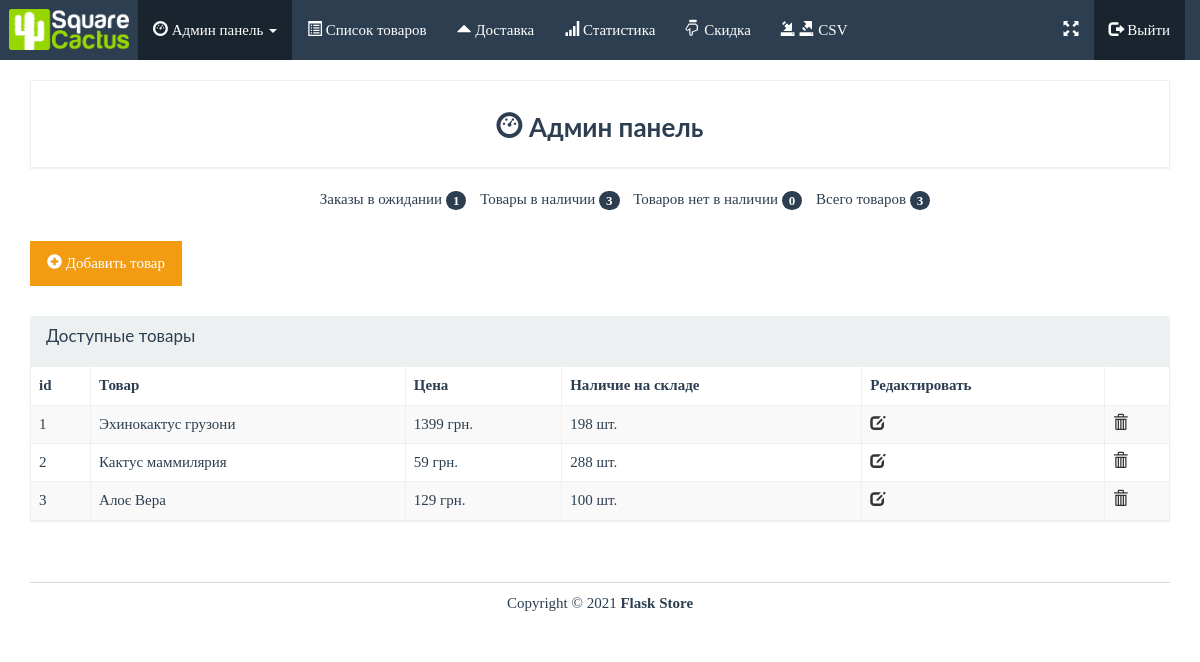
The app's page /admin/list-products (signed in), older data.
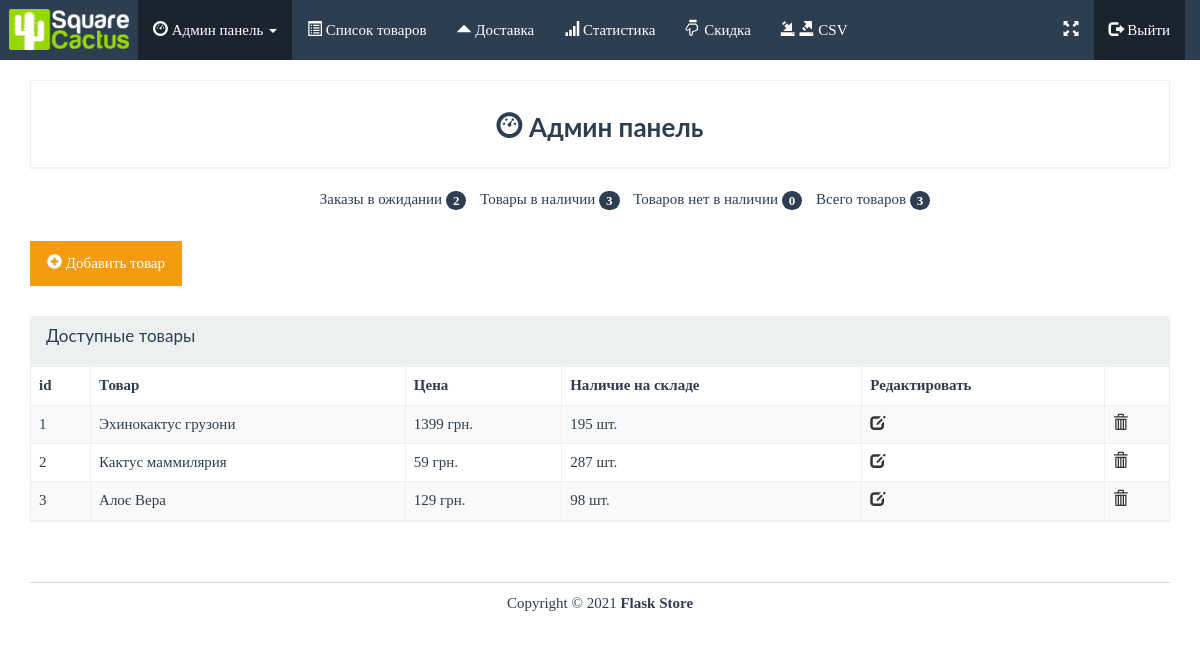
The same page, newer data.
### app.py (models this page shows)
class Product(db.Model):
    id = db.Column(db.Integer, primary_key=True)
    name = db.Column(db.String(50))
    price = db.Column(db.Integer)
    stock = db.Column(db.Integer)
    description = db.Column(db.String(500))
    image = db.Column(db.String(100), nullable=True)
    image2 = db.Column(db.String(100), nullable=True)
    image3 = db.Column(db.String(100), nullable=True)
    image4 = db.Column(db.String(100), nullable=True)
    order = db.relationship('Order_Item', backref='product', lazy=True)
    title = db.Column(db.String(50), nullable=True)
    keyw = db.Column(db.String(150), nullable=True)
    desc = db.Column(db.String(200), nullable=True)

### app.py (the view)
@app.route('/admin/list-products')
@login_required
def list_products():
    products = Product.query.all()
    products_in_stock = Product.query.filter(Product.stock > 0).count()
    orders = Order.query.all()
    count_cart = check_count()
    return render_template('admin/list_products.html', admin=True, count_cart=count_cart, products=products, products_in_stock=products_in_stock, orders=orders)

### app.py (called while the page is built)
def check_count():
    count_cart = 0
    if 'cart' in session:
        for item in session['cart']:
            quantity = int(item['quantity'])
            count_cart += quantity
    else:
        count_cart = 0
    return count_cart

### templates/admin/list_products.html (shortened to what this page needs)
{% extends "base.html" %}
{% block body %}
<div class="row pad">
	<div class="col-lg-12">
		<div class="panel panel-default">
			<div class="panel-body text-center">
				<h3 class="bold"><i class="glyphicon glyphicon-dashboard"></i> Админ панель</h3>
			</div>
		</div>
	</div>
	<div class="col-lg-12">
		<ul class="summary">
			<li class="">Заказы в ожидании <span class="badge">{{ orders|length }}</span></li>
			<li class="">Товары в наличии <span class="badge">{{ products_in_stock }}</span></li>
			<li class="">Товаров нет в наличии <span class="badge">{{ products|length - products_in_stock }}</span></li>
			<li class="">Всего товаров <span class="badge">{{ products|length }}</span></li>
		</ul>
	</div>
</div>
<div class="row pad">
	<div class="col-lg-12 pad">
     <a href="{{ url_for('add') }}" class="btn btn-warning" style="margin-bottom: 30px;"><i class="glyphicon glyphicon-plus-sign"></i> Добавить товар</a>
		<div class="panel panel-default">
			<div class="panel-heading">
				<h3 class="panel-title">Доступные товары</h3>
			</div>
			<div class="table-responsive">
				<table class="table table-striped table-bordered">
					<thead>
						<tr>
                            <th>id</th><th>Товар</th><th>Цена</th><th>Наличие на складе</th><th>Редактировать</th><th></th>
						</tr>
					</thead>
					<tbody>
						{% for product in products %}
                        <tr>
							<td>{{ product.id }}</td>
							<td>{{ product.name }}</td>
							<td>{{ product.price}} грн.</td>
							<td>{{ product.stock}} шт.</td>
                            <td><a href="{{ url_for('edit_product', id=product.id) }}"><i class="glyphicon glyphicon-edit "></i></a></td>
                            <td><a href="{{ url_for('remove_product', id=product.id) }}"><i class="glyphicon glyphicon-trash "></i></a></td>
						</tr>
                        {% endfor %}
					</tbody>
				</table>
			</div>
		</div>
	</div>
</div>
{% endblock %}

### templates/base.html (shortened to what this page needs)
<!DOCTYPE html>
<html lang="en">
    <head>
        <link rel="stylesheet" href="{{ url_for('static', filename='bs/css/flatly.min.css') }}" />
        <link rel="stylesheet" href="{{ url_for('static', filename='css/styles.css') }}" />
        <link rel="stylesheet" href="https://cdn.datatables.net/1.10.25/css/jquery.dataTables.min.css">
        <link rel="stylesheet" href="https://cdn.datatables.net/buttons/1.7.1/css/buttons.dataTables.min.css">
        <link rel="stylesheet" href="https://cdnjs.cloudflare.com/ajax/libs/font-awesome/4.7.0/css/font-awesome.min.css">
        <link rel="stylesheet" href="https://cdnjs.cloudflare.com/ajax/libs/fancybox/3.5.7/jquery.fancybox.css">
    </head>
    <body>
        {% if admin %}
        <nav class="navbar navbar-default navbar-fixed-top" role="navigation">
            <div class="container-fluid">
                <div class="navbar-header">
                    <a class="navbar-brand" href="{{url_for('index')}}"><img src="{{ url_for('static', filename='imgs/logo.png') }}" alt="logo" width="120"></a>
                </div>
                <div class="collapse navbar-collapse navbar-ex1-collapse">
                    <ul class="nav navbar-nav">
                        <li class="active dropdown">
                            <a href="{{ url_for('admin') }}" class="dropdown-toggle" data-toggle="dropdown"><i class="glyphicon glyphicon-dashboard"></i> Админ панель <b class="caret"></b></a>
                        </li>
                        <li>
                            <a href="{{ url_for('list_products') }}"><i class="glyphicon glyphicon-list-alt"></i> Список товаров</a>
                             </li>
                        <li><a href="{{ url_for('edit_shipping') }}"><i class="glyphicon glyphicon-triangle-top"></i> Доставка</a></li>
                        <li><a href="{{ url_for('statistic') }}"><i class="glyphicon glyphicon-signal"></i> Статистика</a></li>
                        <li><a href="{{ url_for('gcode') }}"><i class="glyphicon glyphicon-hand-down"></i> Скидка</a></li>
                        <li><a href="{{url_for('impexp')}}" title="Импорт, экспорт каталога"><i class="glyphicon glyphicon-import"></i> <i class="glyphicon glyphicon-export"></i> CSV</a></li>
                    </ul>
                    <ul class="nav navbar-nav" style="float: right;">
                        <li>
                            <a href="{{ url_for('index') }}" target="_blank" title="Показать сайт"><i class="glyphicon glyphicon-fullscreen"></i></a>
                        </li>
                        <li class="active">
                            <a href="/logout"><i class="glyphicon glyphicon-log-out"></i> Выйти</a>
                          </li>
                      </ul>
                </div>
            </div>
        </nav>
        {% endif %}
        <div class="container" id="page">
        {% block body %}{% endblock %}
            <footer>
                <div class="row pad">
                    <div class="col-lg-12 text-center">
                        Copyright &copy; 2021 <strong>Flask Store</strong>
                    </div>
                </div>
            </footer>
        </div>
    </body>
</html>

### static/css/styles.css (style rules this page uses)
body { font-family: Ubuntu, verdana, georgia, serif, sans-serif; }
.navbar-brand { padding: 9px; }
a, a:hover, a:active, a:focus, a:visited { text-decoration: none; }
.bold { font-weight: bolder !important; }
table { width: 100%; }
div.panel, .btn, .navbar { border-radius: 0; }
footer { margin-top: 40px; margin-bottom: 20px; }
.pad { margin-top: 10px !important; }
div.panel-body { padding-top: 10px; }
.panel-title { margin-bottom: 10px; }
body > nav { border-radius: 0 !important; }
#page { padding-top: 70px; }
ul.summary { list-style-type: none; text-align: center; }
ul.summary > li { display: inline-block; padding-left: 10px; }
footer { border-top: 1px solid rgba(44, 62, 80, .2); }
table a:not(.btn), .table a:not(.btn) { text-decoration: none; }
table a:not(.btn), .table a:not(.btn) { text-decoration: none; color: #333; }
.active { border:none!important; }

Row changes from the older to the newer data that the page shows:
changed Product "Эхинокактус грузони": stock "198" → "195"
changed Product "Кактус маммилярия": stock "288" → "287"
changed Product "Алоє Вера": stock "100" → "98"
Text that changed along with them:
{{ orders|length }}: "1" → "2"
